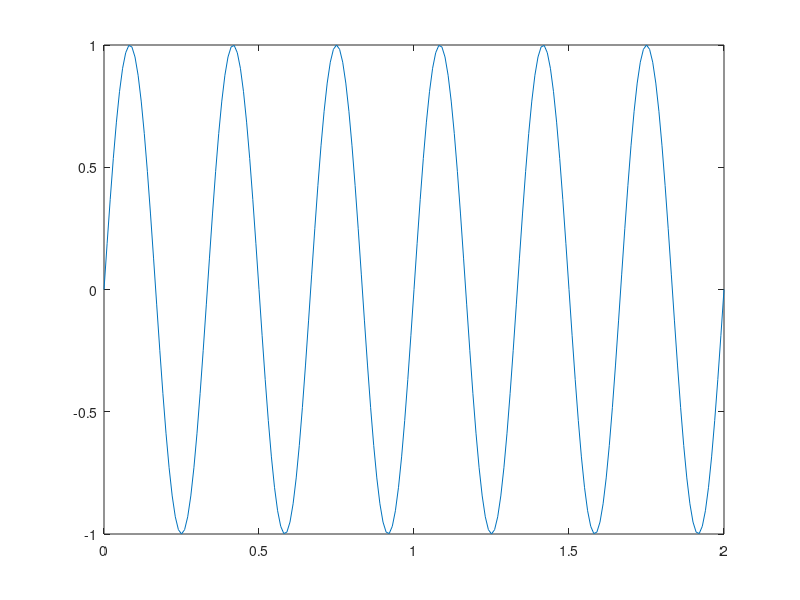

Source code (MATLAB):
t = 0:0.01:2;          % time from 0 to 2 s in steps of 0.01
y = sin(2*pi*3*t);     % a 3 Hz wave
plot(t, y)             % plot it
y(1:5)                 % show the first 5 values
sum(y > 0.9)           % how many values are above 0.9
for k = 1:3
    disp(k)            % print 1, 2, 3
end
